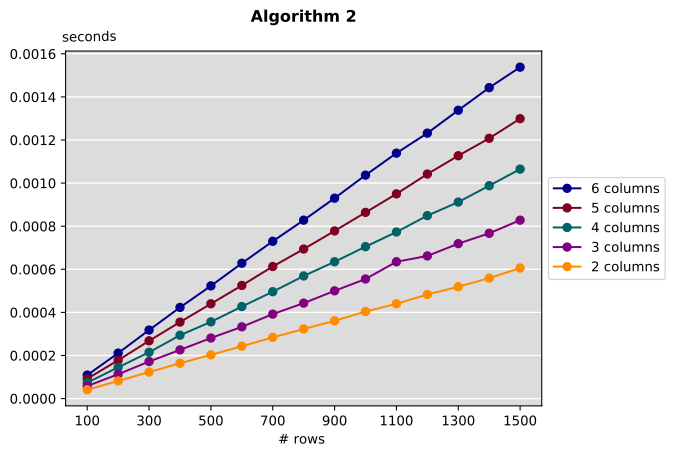

Here is the Python script that generated this plot:
import matplotlib.pyplot as plt
import numpy as np



num_cycles_2_col = [4.1e-05, 8.2e-05, 0.000123, 0.000164, 0.000203, 0.000243, 0.000284, 0.000323, 0.000361, 0.000404, 0.00044, 0.000483, 0.000519, 0.000559, 0.000606]
num_cycles_3_col = [5.8e-05, 0.000113, 0.000172, 0.000226, 0.000281, 0.000333, 0.000392, 0.000443, 0.0005, 0.000555, 0.000635, 0.000662, 0.000719, 0.000767, 0.000828]

num_cycles_4_col = [7.4e-05, 0.000145, 0.000215, 0.000294, 0.000356, 0.000427, 0.000496, 0.000569, 0.000635, 0.000705, 0.000773, 0.000849, 0.000912, 0.000988, 0.001065]
num_cycles_5_col = [9.2e-05, 0.000178, 0.000268, 0.000355, 0.00044, 0.000525, 0.000613, 0.000694, 0.000778, 0.000864, 0.00095, 0.001042, 0.001127, 0.001208, 0.001299]
num_cycles_6_col = [0.000109, 0.000211, 0.000318, 0.000423, 0.000523, 0.000628, 0.00073, 0.000828, 0.00093, 0.001037, 0.001139, 0.001232, 0.001338, 0.001443, 0.001538]


x = np.arange(100, 1600, 100)

# plot
fig, ax = plt.subplots()

ax.plot(x, num_cycles_6_col, 'o-', label="6 columns", color='#00008b')
ax.plot(x, num_cycles_5_col, 'o-', label="5 columns", color='#800020')
ax.plot(x, num_cycles_4_col, 'o-', label="4 columns", color='#006269')
ax.plot(x, num_cycles_3_col, 'o-', label="3 columns", color='purple')
ax.plot(x, num_cycles_2_col, 'o-', label="2 columns", color='darkorange')

plt.legend(loc='center left', bbox_to_anchor=(1, 0.5))


ax.grid(axis='y', color="white", linestyle='-', linewidth=1)
ax.set_facecolor("gainsboro")
ax.set_xlabel("# rows ")
ax.set_ylabel("seconds", rotation=1)
ax.yaxis.set_label_coords(0.05, 1.02)


ax.set_title("Algorithm 2", y=1.06, weight='bold')

plt.xticks(range(100, 1600, 200))
#plt.yticks(range(0, 3, 1))
fig.savefig('plot_algo_2_duration.svg', bbox_inches='tight')
plt.show()